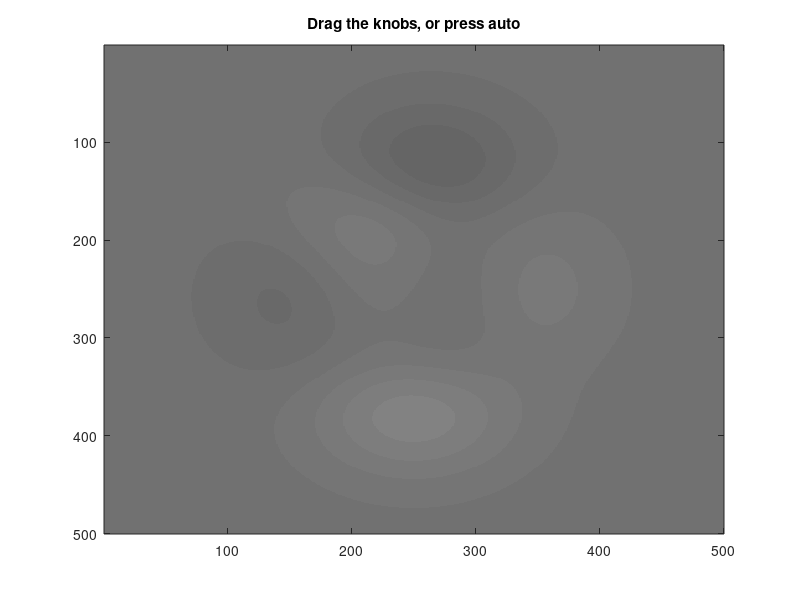

MATLAB code to generate this figure: (Note: this script raises an error after producing the figure.)
%contrastSliderExample Contrast slider anchored inside an image axes
%
%   A uim.widget.ContrastSlider in the northeast corner of a data axes.
%   Dragging the knobs updates the axes CLim through LimitsChangedFcn;
%   the auto button asks the host for auto levels (here: the 1st-99th
%   percentile of the image), which the host pushes back through the
%   Limits property.
%
%   Run from anywhere in the repository; the script puts the toolbox
%   source first on the path.

% Put this repository's source first on the path: an older uim package
% (e.g. NANSEN's bundled copy) may otherwise shadow it.
addpath(genpath(fullfile(fileparts(mfilename('fullpath')), '..', 'src')))

% A low-contrast image: most of the dynamic range is unused.
imageData = 100 + 30*mat2gray(peaks(500));

hFigure = figure('Name', 'Contrast slider example', 'Color', 'w');
hAxes = axes(hFigure);
imagesc(hAxes, imageData, [0, 255])
colormap(hAxes, 'gray')
title(hAxes, 'Drag the knobs, or press auto')

slider = uim.widget.ContrastSlider(hAxes, ...
    'Location', 'northeast', 'Margin', [10, 10, 10, 10], ...
    'DataLimits', [0, 255], 'Limits', [0, 255], ...
    'BackgroundColor', 'k', 'BackgroundAlpha', 0.5, ...
    'LimitsChangedFcn', @(~, evt) set(hAxes, 'CLim', evt.NewValue), ...
    'AutoRequestedFcn', @(src, ~) applyAutoLevels(src, hAxes, imageData), ...
    'HistogramRequestedFcn', @(src, ~) pushHistogram(src, imageData));

% Show the intensity distribution behind the track. For image streams,
% only push while slider.HistogramVisible is 'on' (e.g. skip during
% frame scrubbing); the histogram toggle button requests fresh counts
% through HistogramRequestedFcn when the user turns it back on.
pushHistogram(slider, imageData)

function pushHistogram(slider, imageData)
%pushHistogram Compute and push bin counts spanning the data limits
%   sqrt compresses the peaks so the tails stay visible.
    slider.HistogramCounts = sqrt(histcounts(imageData(:), ...
        linspace(slider.DataLimits(1), slider.DataLimits(2), 129)));
end

function applyAutoLevels(slider, hAxes, imageData)
%applyAutoLevels Compute 1st-99th percentile limits and push them back
    sortedValues = sort(imageData(:));
    limitIndices = max(1, round([0.01, 0.99]*numel(sortedValues)));
    newLimits = sortedValues(limitIndices)';

    slider.Limits = newLimits;      % Update the widget (silent)
    set(hAxes, 'CLim', newLimits)   % Apply to the display
end
